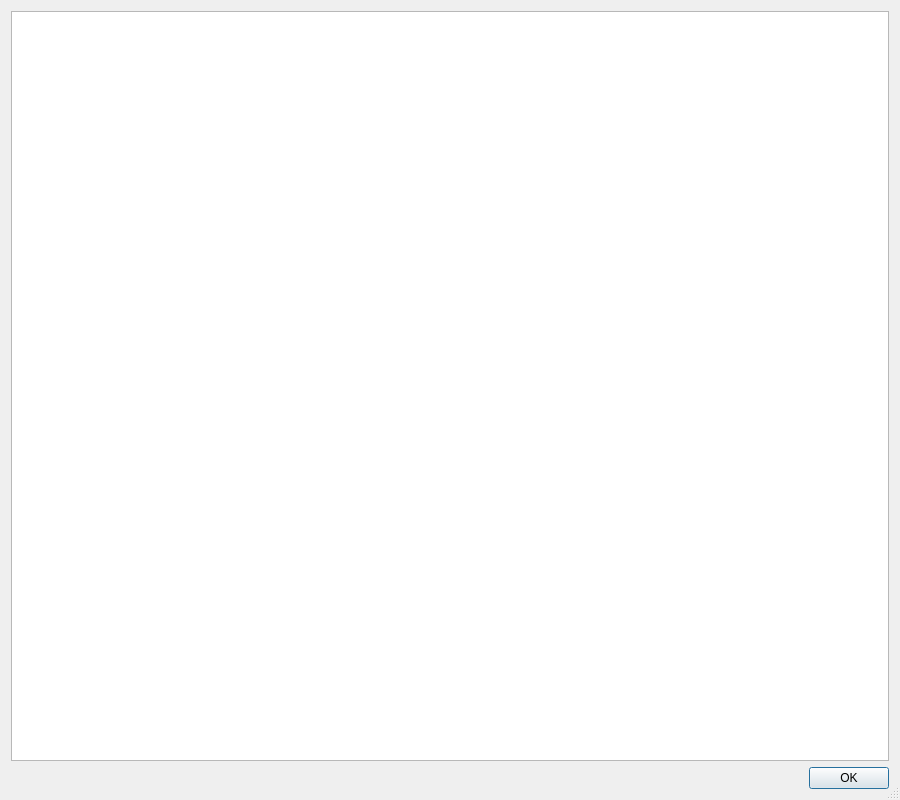
<?xml version="1.0" encoding="UTF-8"?>
<ui version="4.0">
 <class>ChangeLogDlg</class>
 <widget class="QDialog" name="ChangeLogDlg">
  <property name="windowModality">
   <enum>Qt::NonModal</enum>
  </property>
  <property name="geometry">
   <rect>
    <x>0</x>
    <y>0</y>
    <width>900</width>
    <height>800</height>
   </rect>
  </property>
  <property name="minimumSize">
   <size>
    <width>0</width>
    <height>0</height>
   </size>
  </property>
  <property name="windowTitle">
   <string>picCoder Change Log</string>
  </property>
  <property name="sizeGripEnabled">
   <bool>true</bool>
  </property>
  <property name="modal">
   <bool>false</bool>
  </property>
  <layout class="QGridLayout" name="gridLayout">
   <item row="1" column="0">
    <widget class="QDialogButtonBox" name="buttonBox">
     <property name="orientation">
      <enum>Qt::Horizontal</enum>
     </property>
     <property name="standardButtons">
      <set>QDialogButtonBox::Ok</set>
     </property>
    </widget>
   </item>
   <item row="0" column="0">
    <widget class="QTextEdit" name="changeLogText">
     <property name="minimumSize">
      <size>
       <width>400</width>
       <height>600</height>
      </size>
     </property>
     <property name="readOnly">
      <bool>true</bool>
     </property>
    </widget>
   </item>
  </layout>
 </widget>
 <resources/>
 <connections>
  <connection>
   <sender>buttonBox</sender>
   <signal>accepted()</signal>
   <receiver>ChangeLogDlg</receiver>
   <slot>accept()</slot>
   <hints>
    <hint type="sourcelabel">
     <x>248</x>
     <y>254</y>
    </hint>
    <hint type="destinationlabel">
     <x>157</x>
     <y>274</y>
    </hint>
   </hints>
  </connection>
 </connections>
</ui>
